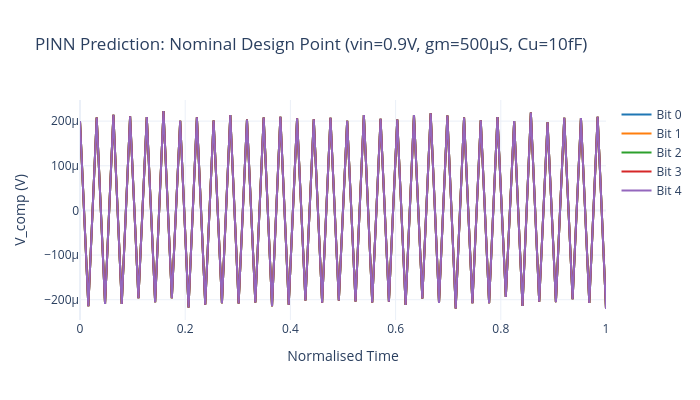

Notebook code cell kept with this figure:
### Code cell
# Visualise the nominal design point prediction
fig_nominal = plot_comparator_regen(
    vcomp=result_nominal['vcomp'],
    t_local=np.linspace(0, 1, DESIGN.n_time_steps),
    title='PINN Prediction: Nominal Design Point (vin=0.9V, gm=500µS, Cu=10fF)',
)
fig_nominal.show()
